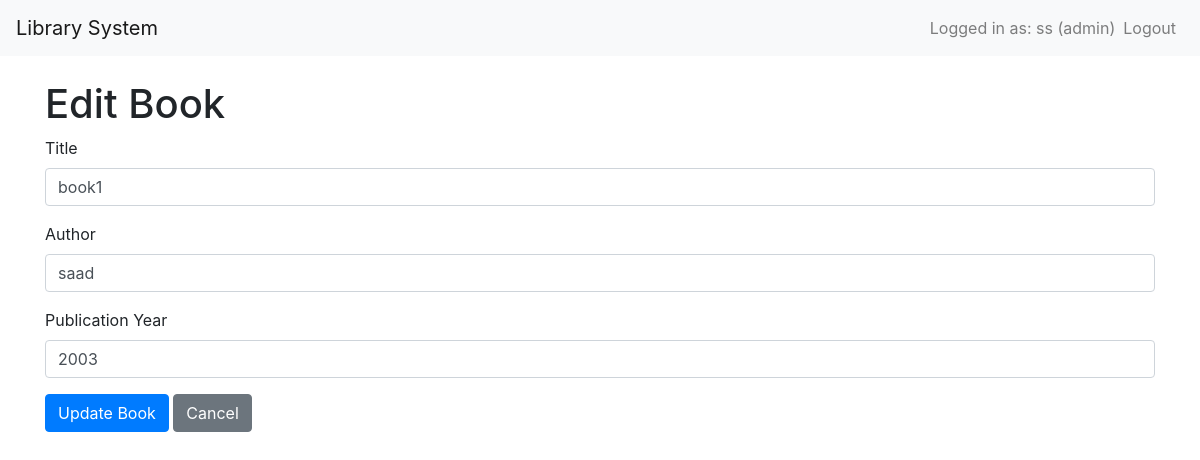
Page /edit/1 (signed in) on the committed database.
### app.py (models this page shows, shortened)
class User(db.Model, UserMixin):
    id = db.Column(db.Integer, primary_key=True)
    email = db.Column(db.String(150), unique=True, nullable=False)
    name = db.Column(db.String(150), nullable=False)
    role = db.Column(db.String(50), default='user')  # Either 'user' or 'admin'
    password_hash = db.Column(db.String(150), nullable=False)

class Book(db.Model):
    id = db.Column(db.Integer, primary_key=True)
    title = db.Column(db.String(150), nullable=False)
    author = db.Column(db.String(150), nullable=False)
    year = db.Column(db.Integer)
    checked_out = db.Column(db.Boolean, default=False)
    borrower = db.Column(db.String(150), default='')

### app.py (the view, shortened to what this page needs)
@app.route('/edit/<int:book_id>', methods=['GET', 'POST'])
@login_required
@roles_required('admin')
def edit_book(book_id):
    book = Book.query.get_or_404(book_id)
    return render_template('edit_book.html', book=book)

### app.py (called while the page is built)
@login_manager.user_loader
def load_user(user_id):
    return User.query.get(int(user_id))

def roles_required(*roles):
    def decorator(func):
        @wraps(func)
        def wrapper(*args, **kwargs):
            if not current_user.is_authenticated:
                flash("Please log in first.", "danger")
                return redirect(url_for("login"))
            if current_user.role not in roles:
                flash("You do not have permission to access this page.", "danger")
                return redirect(url_for("index"))
            return func(*args, **kwargs)
        return wrapper
    return decorator

### templates/edit_book.html
{% extends "base.html" %}
{% block content %}
<h1>Edit Book</h1>
<form method="POST">
  <div class="form-group">
    <label for="title">Title</label>
    <input type="text" name="title" class="form-control" value="{{ book.title }}" required>
  </div>
  <div class="form-group">
    <label for="author">Author</label>
    <input type="text" name="author" class="form-control" value="{{ book.author }}" required>
  </div>
  <div class="form-group">
    <label for="year">Publication Year</label>
    <input type="number" name="year" class="form-control" value="{{ book.year }}">
  </div>
  <button type="submit" class="btn btn-primary">Update Book</button>
  <a href="{{ url_for('index') }}" class="btn btn-secondary">Cancel</a>
</form>
{% endblock %}

### templates/base.html (shortened to what this page needs)
<!doctype html>
<html lang="en">
<head>
  <link rel="stylesheet" href="https://stackpath.bootstrapcdn.com/bootstrap/4.5.2/css/bootstrap.min.css">
</head>
<body>
  <nav class="navbar navbar-expand-lg navbar-light bg-light">
    <a class="navbar-brand" href="{{ url_for('index') }}">Library System</a>
    <div class="collapse navbar-collapse">
      <ul class="navbar-nav ml-auto">
        {% if current_user.is_authenticated %}
          <li class="nav-item">
            <span class="navbar-text">
              Logged in as: {{ current_user.name }} ({{ current_user.role }})
            </span>
          </li>
          <li class="nav-item">
            <a class="nav-link" href="{{ url_for('logout') }}">Logout</a>
          </li>
        {% endif %}
      </ul>
    </div>
  </nav>
  <div class="container mt-4">
    {% block content %}{% endblock %}
  </div>
</body>
</html>

### rows in the picture
User: name "ss", role "admin"
Book: title "book1", author "saad", year "2003"
